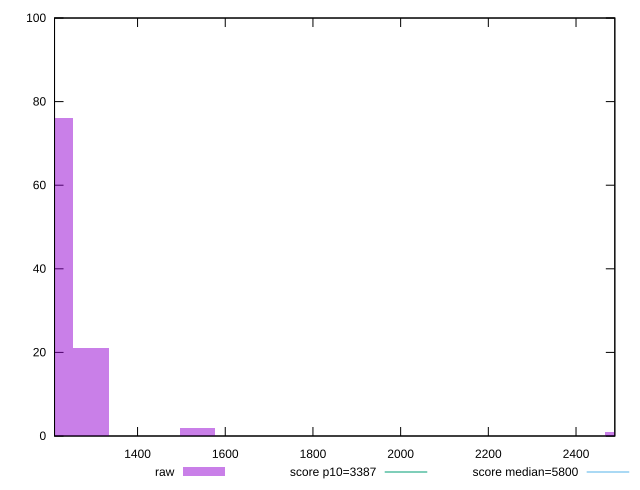

gnuplot code for this plot:
reset

$raw <<EOF
2506.9789097511093 1
1213.0543111698917 76
1293.9245985812177 21
1536.535460815196 2
EOF

set key outside below
set boxwidth 80.8702874113261
set xrange [1210.6347:2488.4843577934257]
set yrange [0:100]
set trange [0:100]
set style fill transparent solid 0.5 noborder

set parametric
set terminal svg size 640, 490 enhanced background rgb 'white'
set output "reports/report_00032_2021-02-25T10-28-15.087Z/speed-index/samples/agenda/raw/histogram.svg"

plot $raw title "raw" with boxes, \
     3387,t title "score p10=3387", \
     5800,t title "score median=5800"

reset
